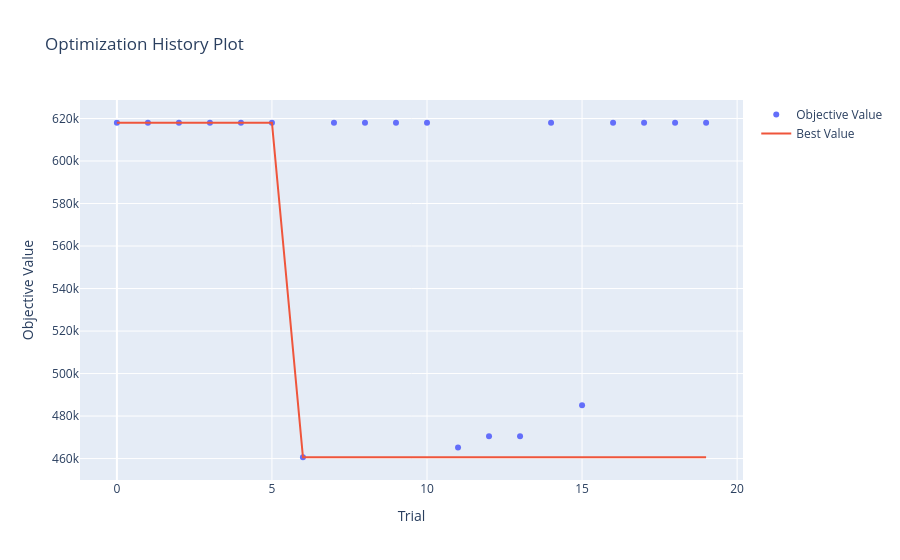
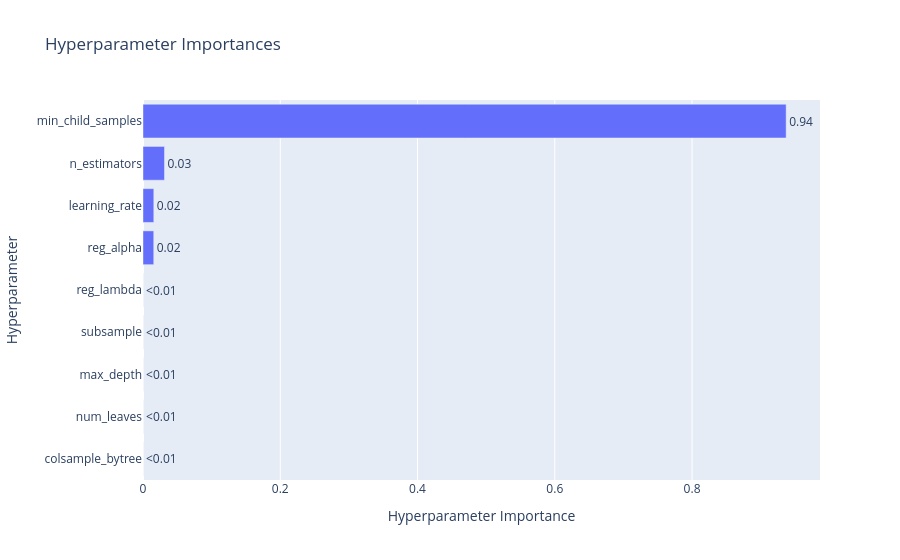

Notebook source saved alongside these figures, in order:
### Markdown cell above
## Paso 7 Hiperparametrización con Optuna

### Code cell
from src.models.trainer import tune_lightgbm, plot_optimization_history

print('⚡ PASO 7: Hiperparametrización (Optuna)')
print('='*50)

# Reducir n_trials para demo (aumentar para producción)
cfg_demo = cfg.copy()
cfg_demo['optuna']['n_trials'] = 20
cfg_demo['optuna']['timeout']  = 120

X_train = train[selected_features]
y_train = train[cfg['project']['target']]

tuning_result = tune_lightgbm(X_train, y_train, selected_features, cfg_demo)
best_params = tuning_result['best_params']

print(f'\n Mejor RMSE en CV: R$ {tuning_result["best_value"]:,.2f}')
print('\n Mejores hiperparámetros:')
for k, v in best_params.items():
    print(f'   {k}: {v}')

# Visualizar historial de optimización
plot_optimization_history(tuning_result['study'])

### Figure 1 — Plotly figure (JSON) as saved in the notebook; plotly's stock layout.template omitted (floating-point values rounded to 4 significant figures)
{"data": [{"mode": "markers", "name": "Objective Value", "x": [0, 1, 2, 3, 4, 5, 6, 7, 8, 9, 10, 11, 12, 13, 14, 15, 16, 17, 18, 19], "y": [618000.0, 618000.0, 618000.0, 618000.0, 618000.0, 618000.0, 460600.0, 618000.0, 618000.0, 618000.0, 618000.0, 465200.0, 470600.0, 470500.0, 618000.0, 485100.0, 618000.0, 618000.0, 618000.0, 618000.0], "type": "scatter"}, {"mode": "lines", "name": "Best Value", "x": [0, 1, 2, 3, 4, 5, 6, 7, 8, 9, 10, 11, 12, 13, 14, 15, 16, 17, 18, 19], "y": [618000.0, 618000.0, 618000.0, 618000.0, 618000.0, 618000.0, 460600.0, 460600.0, 460600.0, 460600.0, 460600.0, 460600.0, 460600.0, 460600.0, 460600.0, 460600.0, 460600.0, 460600.0, 460600.0, 460600.0], "type": "scatter"}, {"marker": {"color": "#cccccc"}, "mode": "markers", "name": "Infeasible Trial", "showlegend": false, "x": [], "y": [], "type": "scatter"}], "layout": {"title": {"text": "Optimization History Plot"}, "xaxis": {"title": {"text": "Trial"}}, "yaxis": {"title": {"text": "Objective Value"}}}}

### Figure 2 — Plotly figure (JSON) as saved in the notebook; plotly's stock layout.template omitted (floating-point values rounded to 4 significant figures)
{"data": [{"cliponaxis": false, "hovertemplate": ["colsample_bytree (FloatDistribution): 3.4216574921293666e-07<extra></extra>", "num_leaves (IntDistribution): 1.662015995034838e-05<extra></extra>", "max_depth (IntDistribution): 1.9427185619432587e-05<extra></extra>", "subsample (FloatDistribution): 5.720794183307606e-05<extra></extra>", "reg_lambda (FloatDistribution): 6.357856581024846e-05<extra></extra>", "reg_alpha (FloatDistribution): 0.015674153709125213<extra></extra>", "learning_rate (FloatDistribution): 0.01573371874640657<extra></extra>", "n_estimators (IntDistribution): 0.03131751817213121<extra></extra>", "min_child_samples (IntDistribution): 0.9371174333533746<extra></extra>"], "name": "Objective Value", "orientation": "h", "text": ["<0.01", "<0.01", "<0.01", "<0.01", "<0.01", "0.02", "0.02", "0.03", "0.94"], "textposition": "outside", "x": [3.422e-07, 1.662e-05, 1.943e-05, 5.721e-05, 6.358e-05, 0.01567, 0.01573, 0.03132, 0.9371], "y": ["colsample_bytree", "num_leaves", "max_depth", "subsample", "reg_lambda", "reg_alpha", "learning_rate", "n_estimators", "min_child_samples"], "type": "bar"}], "layout": {"title": {"text": "Hyperparameter Importances"}, "xaxis": {"title": {"text": "Hyperparameter Importance"}}, "yaxis": {"title": {"text": "Hyperparameter"}}}}
